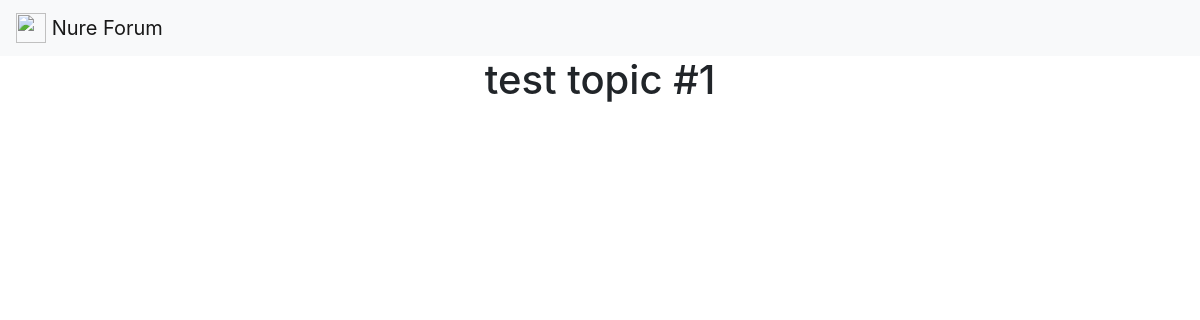
Page /topic/1/ on the earlier database version.
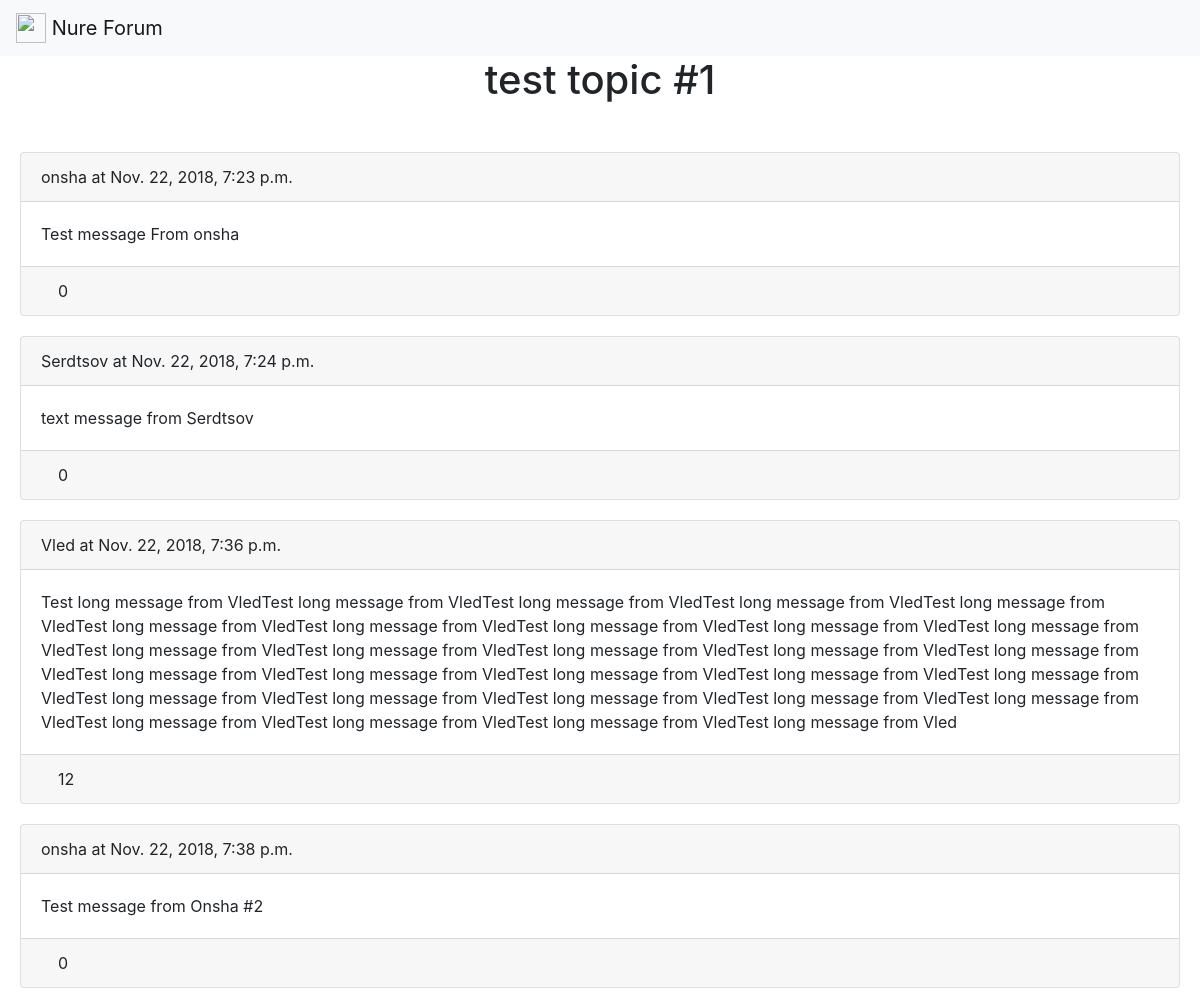
Same page on the later database version.
### forumengine/models.py (models this page shows, shortened)
class Topic(models.Model):
    topic_id = models.AutoField(primary_key=True, auto_created=True)
    title = models.CharField(max_length=80, blank=False, null=False, default='unnamed')
    date_of_pub = models.DateTimeField(auto_now_add=True)
    category = models.ForeignKey(Category, on_delete=models.CASCADE, blank=False)
    rating = models.IntegerField(blank=False, null=False, default=0)
    slug = models.SlugField(max_length=255, unique=True)
    author = models.ForeignKey(ForumUser, on_delete=models.CASCADE, blank=False, null=False)

class Message(models.Model):
    message_id = models.AutoField(primary_key=True)
    body = models.TextField(blank=False, null=False)
    date_of_pub = models.DateTimeField(auto_now_add=True)
    rating = models.IntegerField(blank=False, null=False, default=0)
    author = models.ForeignKey(ForumUser, on_delete=models.CASCADE, blank=False)
    topic = models.ForeignKey(Topic, on_delete=models.CASCADE, blank=False)

### forumengine/views.py (the view)
# urls.py: path('topic/<str:slug>/', messages_list, name='topic_detail_view'),
def messages_list(request, slug):
    search_query = request.GET.get('search', '')
    page_number = request.GET.get('page', 1)
    obj = get_object_or_404(Topic, slug__iexact=slug)
    if search_query:
        messages = Message.objects.filter(Q(title__icontains=search_query) | Q(body__icontains=search_query))
    else:
        messages = Message.objects.filter(topic=obj)
    paginator = Paginator(messages, 5)
    page = paginator.get_page(page_number)
    prev_url = '?page={}'.format(page.previous_page_number()) if page.has_previous() else ''
    next_url = '?page={}'.format(page.next_page_number()) if page.has_next() else ''
    is_paginated = page.has_other_pages()
    context = {
        'topic': obj,
        'page_object': page,
        'prev_url': prev_url,
        'next_url': next_url,
        'is_paginated': is_paginated
    }
    return render(request, 'forumengine/topic_detail_template.html', context=context)

### forumengine/models.py (called while the page is built)
    def __str__(self):
        return self.username

### forumengine/templates/forumengine/topic_detail_template.html
{%extends 'base.html'%}
{% block content %}
<h1 class="mb-5 text-center">
    {{ topic.title }}
</h1>
{% for message in page_object.object_list%}
   {% include 'forumengine/includes/message_card_template.html' %}
{% endfor %}
{% endblock%}

### templates/base.html (shortened to what this page needs)
{% load static %}
<!DOCTYPE html>
<html lang="en">
<head>
    <link rel="stylesheet" href="{% static 'bootstrap/css/bootstrap.min.css'%}">
    <link href="{% static 'fontawesome-free-5.5.0-web/css/all.css'%}" rel="stylesheet">
    <link rel="stylesheet" href="{% static 'forumengine/css/styles.css'%}">
</head>
<body>
{%block header%}
<nav class="navbar navbar-light bg-light">
    <a class="navbar-brand" href="{% url 'category_list_view'%}">
        <img src="{% static 'forumengine/images/nure_logo.png'%}" width="30" height="30"
             class="d-inline-block align-top" alt="">
        Nure Forum
    </a>
    <div class="navbar-right navbar-icon-container">
        <ul class="list-inline navbar-icon-ul">
            <li class="list-inline-item"><i class="fas fa-sign-in-alt  fa-lg"></i></li>
            <li class="list-inline-item"><i class="fas fa-user-plus  fa-lg"></i></li>
        </ul>
    </div>
</nav>
{% endblock %}
{% block content %}{% endblock %}
</body>
</html>

### forumengine/templates/forumengine/includes/message_card_template.html
{%block content%}
<div class="card message-card">
  <div class="card-header">
    {{ message.author }} at {{message.date_of_pub }}
  </div>
  <div class="card-body">
    <p class="card-text">{{message.body}}</p>
  </div>
  <div class="card-footer"><i class="fas fa-arrows-alt-v"></i> {{message.rating}}</div>
</div>
{%endblock%}

### forumengine/static/forumengine/css/styles.css (style rules this page uses)
* { margin: 0; padding:0; }
.message-card { margin:20px; }
.navbar-icon-ul { margin-bottom:0; }

Differences in the rows shown:
added Message: author "onsha", date_of_pub "Nov. 22, 2018, 7:23 p.m.", body "Test message From onsha", rating "0"
added Message: author "Serdtsov", date_of_pub "Nov. 22, 2018, 7:24 p.m.", body "text message from Serdtsov", rating "0"
added Message: author "Vled", date_of_pub "Nov. 22, 2018, 7:36 p.m.", body "Test long message from VledTest long message from VledTest long message from VledTest long message from VledTest long message from VledTest long message from VledTest long message from VledTest long message from VledTest long message from VledTest long message from VledTest long message from VledTest long message from VledTest long message from VledTest long message from VledTest long message from VledTest long message from VledTest long message from VledTest long message from VledTest long message from VledTest long message from VledTest long message from VledTest long message from VledTest long message from VledTest long message from VledTest long message from VledTest long message from…", rating "12"
added Message: author "onsha", date_of_pub "Nov. 22, 2018, 7:38 p.m.", body "Test message from Onsha #2", rating "0"
